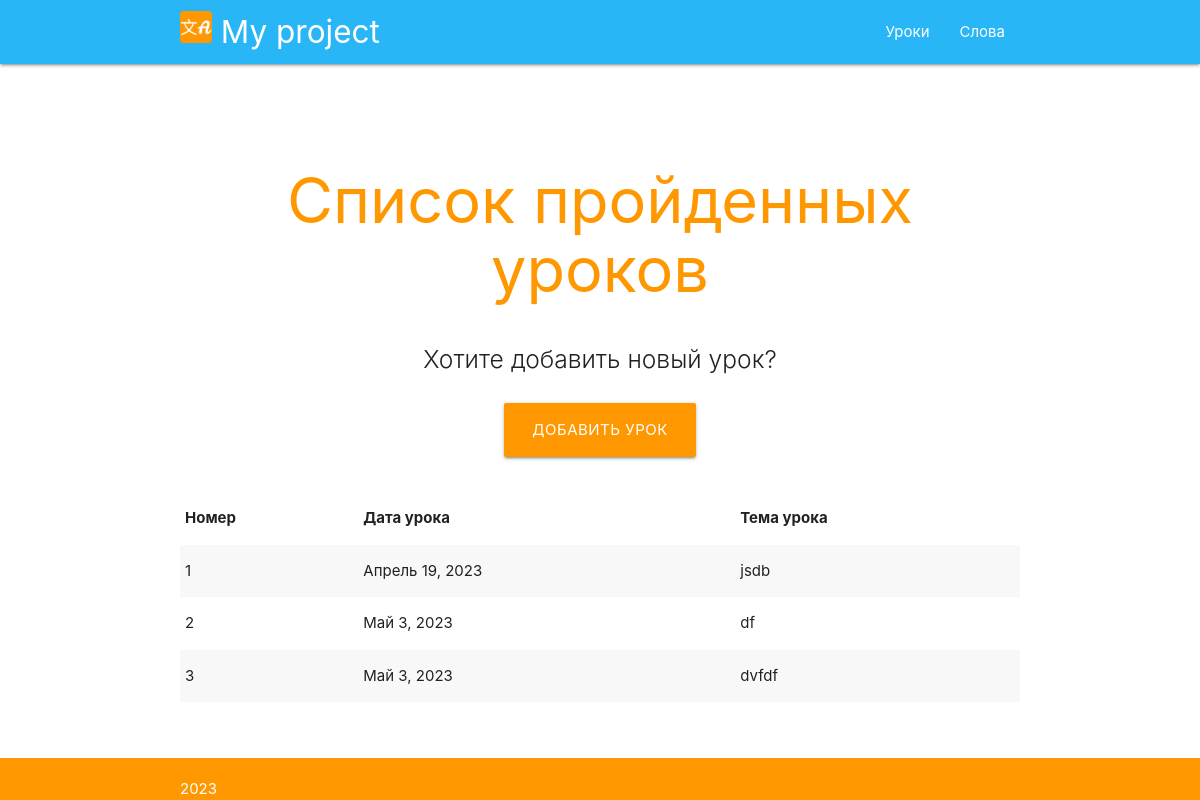
The app's page /lessons, older data.
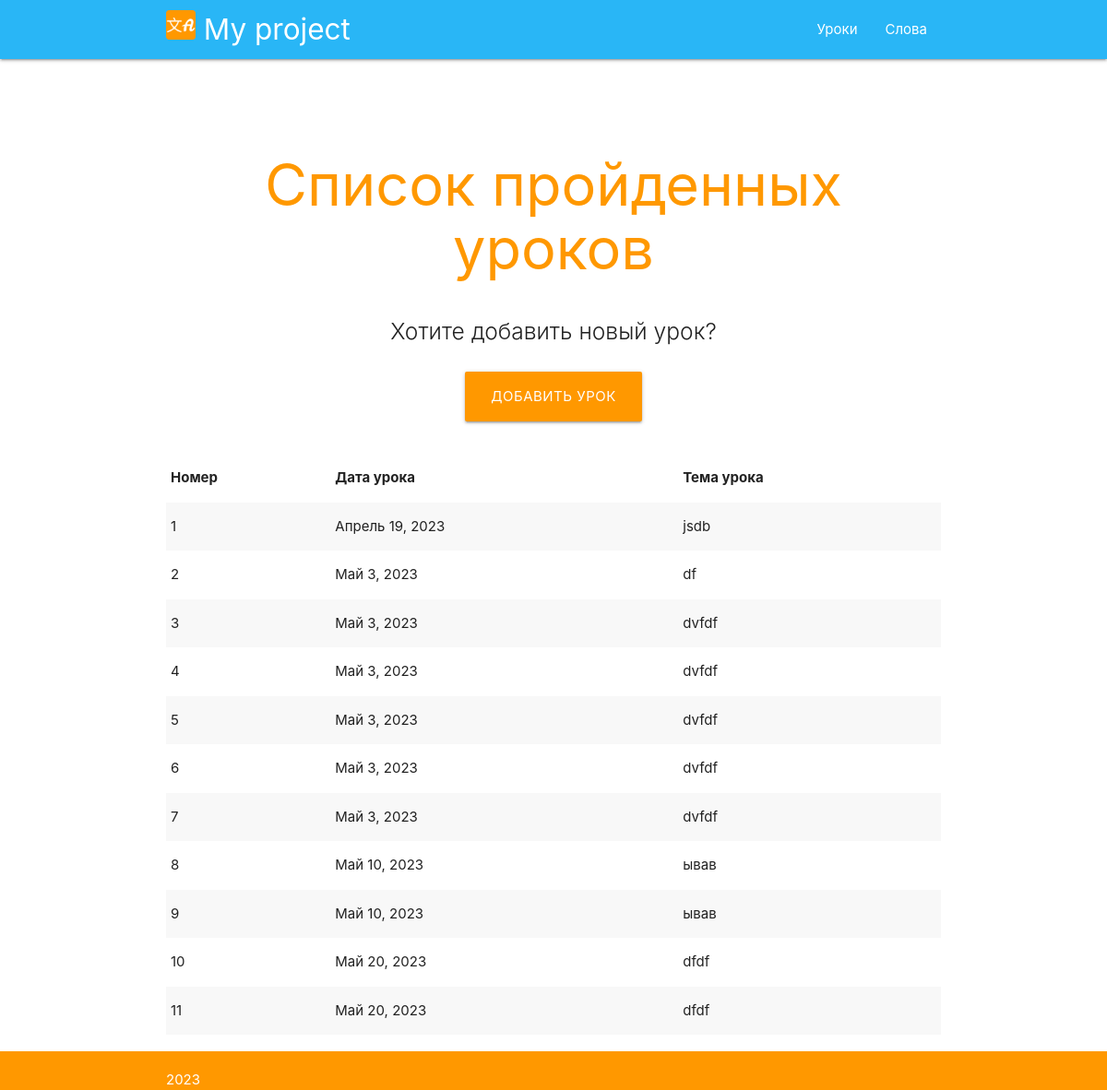
The same page, newer data.
### first/models.py (models this page shows)
class Lessons(models.Model):
    lessonid = models.AutoField(db_column='lessonID', primary_key=True)  # Field name made lowercase.
    lesson_date = models.DateField()
    topic = models.TextField()
    class Meta:
        managed = False
        db_table = 'lessons'

### first/views.py (the view)
# urls.py: path('lessons', views.lessons),
def lessons(request):
    lessons = db_pr.db_get_lessons_for_table()
    return render(request, "lessons.html", context={"lessons": lessons})

### first/db_pr.py (called while the page is built)
def db_get_lessons_for_table():
    lessons = []
    for i, lesson in enumerate(Lessons.objects.all()):
        lessons.append([i+1, lesson.lesson_date, lesson.topic])
    return lessons

### templates/lessons.html (shortened to what this page needs)
{% extends "base_page.html" %}
{% block page-title %}
Список пройденных уроков
{% endblock %}
{% block page-lead %}
Хотите добавить новый урок?
{% endblock %}
{% block centralbtn %}
    <div class="row center">
        <a href="/add-lesson" id="download-button" class="btn-large waves-effect waves-light orange">Добавить урок</a>
    </div>
{% endblock %}
{% block content %}
<div class="container">
    <div class="section">
        <table class="striped">
        <thead>
          <tr>
              <th>Номер</th>
              <th>Дата урока</th>
              <th>Тема урока</th>
          </tr>
        </thead>
        <tbody>
        {% for cnt, date, topic in lessons %}
          <tr>
            <td>{{cnt}}</td>
            <td>{{date}}</td>
            <td>{{topic}}</td>
          </tr>
        {% endfor %}
        </tbody>
      </table>
        <br></br>
    </div>
</div>
{% endblock %}

Row changes from the older to the newer data that the page shows:
added Lessons: lessons "Май 3, 2023", lessons "dvfdf"
added Lessons: lessons "Май 3, 2023", lessons "dvfdf"
added Lessons: lessons "Май 3, 2023", lessons "dvfdf"
added Lessons: lessons "Май 3, 2023", lessons "dvfdf"
added Lessons: lessons "Май 10, 2023", lessons "ывав"
added Lessons: lessons "Май 10, 2023", lessons "ывав"
added Lessons: lessons "Май 20, 2023", lessons "dfdf"
added Lessons: lessons "Май 20, 2023", lessons "dfdf"
Text that changed along with them:
new list line: "4"
new list line: "5"
new list line: "6"
new list line: "7"
new list line: "8"
new list line: "9"
new list line: "10"
new list line: "11"
